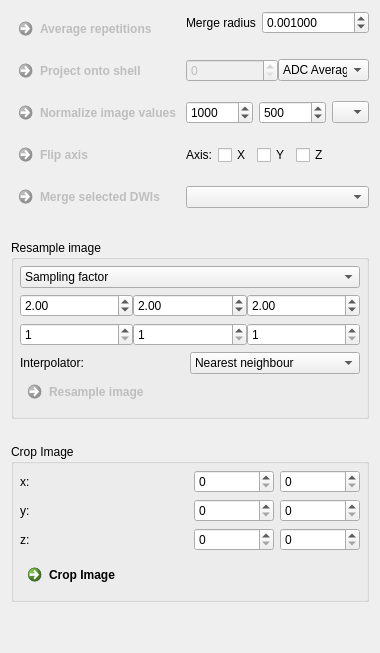
     <widget class="QWidget" name="tab_5">
      <attribute name="title">
       <string>Image Values</string>
      </attribute>
      <layout class="QGridLayout" name="gridLayout_8">
       <property name="verticalSpacing">
        <number>25</number>
       </property>
       <item row="3" column="0">
        <spacer name="verticalSpacer">
         <property name="orientation">
          <enum>Qt::Vertical</enum>
         </property>
         <property name="sizeHint" stdset="0">
          <size>
           <width>20</width>
           <height>40</height>
          </size>
         </property>
        </spacer>
       </item>
       <item row="0" column="0">
        <widget class="QFrame" name="frame_3">
         <property name="frameShape">
          <enum>QFrame::NoFrame</enum>
         </property>
         <property name="frameShadow">
          <enum>QFrame::Raised</enum>
         </property>
         <layout class="QGridLayout" name="gridLayout_11">
          <property name="leftMargin">
           <number>0</number>
          </property>
          <property name="topMargin">
           <number>0</number>
          </property>
          <property name="rightMargin">
           <number>0</number>
          </property>
          <property name="bottomMargin">
           <number>0</number>
          </property>
          <property name="horizontalSpacing">
           <number>6</number>
          </property>
          <item row="1" column="1">
           <widget class="QFrame" name="frame">
            <property name="frameShape">
             <enum>QFrame::NoFrame</enum>
            </property>
            <property name="frameShadow">
             <enum>QFrame::Raised</enum>
            </property>
            <layout class="QFormLayout" name="formLayout_2">
             <property name="leftMargin">
              <number>0</number>
             </property>
             <property name="topMargin">
              <number>0</number>
             </property>
             <property name="rightMargin">
              <number>0</number>
             </property>
             <property name="bottomMargin">
              <number>0</number>
             </property>
             <item row="0" column="1">
              <widget class="QDoubleSpinBox" name="m_Blur">
               <property name="toolTip">
                <string comment="Accumulates the information that was acquired with multiple repetitions for one gradient. Vectors do not have to be precisely equal in order to be merged, if a &quot;Merge radius&quot; &gt; 0 is configured." extracomment="Accumulates the information that was acquired with multiple repetitions for one gradient. Vectors do not have to be precisely equal in order to be merged, if a &quot;Merge radius&quot; &gt; 0 is configured.">Accumulates the information that was acquired with multiple repetitions for one gradient. Vectors do not have to be precisely equal in order to be merged, if a &quot;Merge radius&quot; &gt; 0 is configured.</string>
               </property>
               <property name="statusTip">
                <string comment="Accumulates the information that was acquired with multiple repetitions for one gradient. Vectors do not have to be precisely equal in order to be merged, if a &quot;Merge radius&quot; &gt; 0 is configured." extracomment="Accumulates the information that was acquired with multiple repetitions for one gradient. Vectors do not have to be precisely equal in order to be merged, if a &quot;Merge radius&quot; &gt; 0 is configured.">Accumulates the information that was acquired with multiple repetitions for one gradient. Vectors do not have to be precisely equal in order to be merged, if a &quot;Merge radius&quot; &gt; 0 is configured.</string>
               </property>
               <property name="whatsThis">
                <string comment="Accumulates the information that was acquired with multiple repetitions for one gradient. Vectors do not have to be precisely equal in order to be merged, if a &quot;Merge radius&quot; &gt; 0 is configured." extracomment="Accumulates the information that was acquired with multiple repetitions for one gradient. Vectors do not have to be precisely equal in order to be merged, if a &quot;Merge radius&quot; &gt; 0 is configured.">Accumulates the information that was acquired with multiple repetitions for one gradient. Vectors do not have to be precisely equal in order to be merged, if a &quot;Merge radius&quot; &gt; 0 is configured.</string>
               </property>
               <property name="decimals">
                <number>6</number>
               </property>
               <property name="maximum">
                <double>2.000000000000000</double>
               </property>
               <property name="singleStep">
                <double>0.000100000000000</double>
               </property>
               <property name="value">
                <double>0.001000000000000</double>
               </property>
              </widget>
             </item>
             <item row="0" column="0">
              <widget class="QLabel" name="label">
               <property name="toolTip">
                <string comment="Accumulates the information that was acquired with multiple repetitions for one gradient. Vectors do not have to be precisely equal in order to be merged, if a &quot;Merge radius&quot; &gt; 0 is configured." extracomment="Accumulates the information that was acquired with multiple repetitions for one gradient. Vectors do not have to be precisely equal in order to be merged, if a &quot;Merge radius&quot; &gt; 0 is configured.">Accumulates the information that was acquired with multiple repetitions for one gradient. Vectors do not have to be precisely equal in order to be merged, if a &quot;Merge radius&quot; &gt; 0 is configured.</string>
               </property>
               <property name="statusTip">
                <string comment="Accumulates the information that was acquired with multiple repetitions for one gradient. Vectors do not have to be precisely equal in order to be merged, if a &quot;Merge radius&quot; &gt; 0 is configured." extracomment="Accumulates the information that was acquired with multiple repetitions for one gradient. Vectors do not have to be precisely equal in order to be merged, if a &quot;Merge radius&quot; &gt; 0 is configured.">Accumulates the information that was acquired with multiple repetitions for one gradient. Vectors do not have to be precisely equal in order to be merged, if a &quot;Merge radius&quot; &gt; 0 is configured.</string>
               </property>
               <property name="whatsThis">
                <string comment="Accumulates the information that was acquired with multiple repetitions for one gradient. Vectors do not have to be precisely equal in order to be merged, if a &quot;Merge radius&quot; &gt; 0 is configured." extracomment="Accumulates the information that was acquired with multiple repetitions for one gradient. Vectors do not have to be precisely equal in order to be merged, if a &quot;Merge radius&quot; &gt; 0 is configured.">Accumulates the information that was acquired with multiple repetitions for one gradient. Vectors do not have to be precisely equal in order to be merged, if a &quot;Merge radius&quot; &gt; 0 is configured.</string>
               </property>
               <property name="text">
                <string>Merge radius</string>
               </property>
              </widget>
             </item>
            </layout>
           </widget>
          </item>
          <item row="6" column="0">
           <widget class="QCommandLinkButton" name="m_MergeDwisButton">
            <property name="enabled">
             <bool>false</bool>
            </property>
            <property name="toolTip">
             <string>Merges selected DWIs of same dimension. If several b-values are present, the resulting image will contain multiple b-shells.</string>
            </property>
            <property name="statusTip">
             <string/>
            </property>
            <property name="whatsThis">
             <string notr="true"/>
            </property>
            <property name="text">
             <string>Merge selected DWIs</string>
            </property>
           </widget>
          </item>
          <item row="3" column="0">
           <widget class="QCommandLinkButton" name="m_NormalizeImageValuesButton">
            <property name="enabled">
             <bool>false</bool>
            </property>
            <property name="toolTip">
             <string>Normalizes the diffusion-weighted image values across all weighted volumes to the given mean and standard deviation.</string>
            </property>
            <property name="statusTip">
             <string/>
            </property>
            <property name="whatsThis">
             <string notr="true"/>
            </property>
            <property name="text">
             <string>Normalize image values</string>
            </property>
           </widget>
          </item>
          <item row="2" column="1">
           <widget class="QFrame" name="frame_4">
            <property name="frameShape">
             <enum>QFrame::NoFrame</enum>
            </property>
            <property name="frameShadow">
             <enum>QFrame::Raised</enum>
            </property>
            <layout class="QGridLayout" name="gridLayout_4">
             <property name="leftMargin">
              <number>0</number>
             </property>
             <property name="topMargin">
              <number>0</number>
             </property>
             <property name="rightMargin">
              <number>0</number>
             </property>
             <property name="bottomMargin">
              <number>0</number>
             </property>
             <property name="spacing">
              <number>0</number>
             </property>
             <item row="0" column="0">
              <widget class="QSpinBox" name="m_targetBValueSpinBox">
               <property name="enabled">
                <bool>false</bool>
               </property>
               <property name="toolTip">
                <string>Target b-value</string>
               </property>
               <property name="maximum">
                <number>100000</number>
               </property>
               <property name="singleStep">
                <number>500</number>
               </property>
              </widget>
             </item>
             <item row="0" column="1">
              <widget class="QComboBox" name="m_ProjectionMethodBox">
               <property name="toolTip">
                <string>Select projection method.</string>
               </property>
               <property name="sizeAdjustPolicy">
                <enum>QComboBox::AdjustToMinimumContentsLength</enum>
               </property>
               <item>
                <property name="text">
                 <string>ADC Average</string>
                </property>
               </item>
               <item>
                <property name="text">
                 <string>AKC</string>
                </property>
               </item>
               <item>
                <property name="text">
                 <string>Bi-Exponential</string>
                </property>
               </item>
              </widget>
             </item>
            </layout>
           </widget>
          </item>
          <item row="1" column="0">
           <widget class="QCommandLinkButton" name="m_ButtonAverageGradients">
            <property name="enabled">
             <bool>false</bool>
            </property>
            <property name="toolTip">
             <string>Multiple acquistions of one gradient direction can be averaged. Due to rounding errors, similar gradients often differ in the last decimal positions. The Merge radius allows to average them by taking all directions within a certain radius into account.</string>
            </property>
            <property name="statusTip">
             <string/>
            </property>
            <property name="whatsThis">
             <string notr="true"/>
            </property>
            <property name="text">
             <string>Average repetitions</string>
            </property>
           </widget>
          </item>
          <item row="2" column="0">
           <widget class="QCommandLinkButton" name="m_ProjectSignalButton">
            <property name="enabled">
             <bool>false</bool>
            </property>
            <property name="toolTip">
             <string>Project image values onto one b-shell.</string>
            </property>
            <property name="text">
             <string>Project onto shell</string>
            </property>
           </widget>
          </item>
          <item row="3" column="1">
           <widget class="QFrame" name="frame_6">
            <property name="frameShape">
             <enum>QFrame::NoFrame</enum>
            </property>
            <property name="frameShadow">
             <enum>QFrame::Raised</enum>
            </property>
            <layout class="QGridLayout" name="gridLayout_19">
             <property name="leftMargin">
              <number>0</number>
             </property>
             <property name="topMargin">
              <number>0</number>
             </property>
             <property name="rightMargin">
              <number>0</number>
             </property>
             <property name="bottomMargin">
              <number>0</number>
             </property>
             <property name="verticalSpacing">
              <number>0</number>
             </property>
             <item row="0" column="1">
              <widget class="QSpinBox" name="m_NewStdev">
               <property name="enabled">
                <bool>true</bool>
               </property>
               <property name="toolTip">
                <string>New stdev</string>
               </property>
               <property name="maximum">
                <number>100000</number>
               </property>
               <property name="singleStep">
                <number>100</number>
               </property>
               <property name="value">
                <number>500</number>
               </property>
              </widget>
             </item>
             <item row="0" column="2">
              <widget class="QmitkDataStorageComboBoxWithSelectNone" name="m_NormalizationMaskBox">
               <property name="toolTip">
                <string>Select binary mask image. The mask is used to calculate the old mean and standard deviation.</string>
               </property>
               <property name="sizeAdjustPolicy">
                <enum>QComboBox::AdjustToMinimumContentsLength</enum>
               </property>
              </widget>
             </item>
             <item row="0" column="0">
              <widget class="QSpinBox" name="m_NewMean">
               <property name="enabled">
                <bool>true</bool>
               </property>
               <property name="toolTip">
                <string>New mean value</string>
               </property>
               <property name="maximum">
                <number>100000</number>
               </property>
               <property name="singleStep">
                <number>100</number>
               </property>
               <property name="value">
                <number>1000</number>
               </property>
              </widget>
             </item>
            </layout>
           </widget>
          </item>
          <item row="4" column="0">
           <widget class="QCommandLinkButton" name="m_FlipAxis">
            <property name="enabled">
             <bool>false</bool>
            </property>
            <property name="toolTip">
             <string>Merges selected DWIs of same dimension. If several b-values are present, the resulting image will contain multiple b-shells.</string>
            </property>
            <property name="statusTip">
             <string/>
            </property>
            <property name="whatsThis">
             <string notr="true"/>
            </property>
            <property name="text">
             <string>Flip axis</string>
            </property>
           </widget>
          </item>
          <item row="4" column="1">
           <widget class="QFrame" name="frame_7">
            <property name="frameShape">
             <enum>QFrame::NoFrame</enum>
            </property>
            <property name="frameShadow">
             <enum>QFrame::Raised</enum>
            </property>
            <layout class="QGridLayout" name="gridLayout_20">
             <property name="leftMargin">
              <number>0</number>
             </property>
             <property name="topMargin">
              <number>0</number>
             </property>
             <property name="rightMargin">
              <number>0</number>
             </property>
             <property name="bottomMargin">
              <number>0</number>
             </property>
             <item row="0" column="2">
              <widget class="QCheckBox" name="m_FlipY">
               <property name="text">
                <string>Y</string>
               </property>
              </widget>
             </item>
             <item row="0" column="4">
              <spacer name="horizontalSpacer_4">
               <property name="orientation">
                <enum>Qt::Horizontal</enum>
               </property>
               <property name="sizeHint" stdset="0">
                <size>
                 <width>40</width>
                 <height>20</height>
                </size>
               </property>
              </spacer>
             </item>
             <item row="0" column="1">
              <widget class="QCheckBox" name="m_FlipX">
               <property name="text">
                <string>X</string>
               </property>
              </widget>
             </item>
             <item row="0" column="3">
              <widget class="QCheckBox" name="m_FlipZ">
               <property name="text">
                <string>Z</string>
               </property>
              </widget>
             </item>
             <item row="0" column="0">
              <widget class="QLabel" name="label_8">
               <property name="text">
                <string>Axis:</string>
               </property>
              </widget>
             </item>
            </layout>
           </widget>
          </item>
          <item row="6" column="1">
           <widget class="QmitkDataStorageComboBox" name="m_MergeDwiBox">
            <property name="sizeAdjustPolicy">
             <enum>QComboBox::AdjustToMinimumContentsLength</enum>
            </property>
           </widget>
          </item>
         </layout>
        </widget>
       </item>
       <item row="1" column="0">
        <widget class="QGroupBox" name="groupBox_2">
         <property name="title">
          <string>Resample image</string>
         </property>
         <layout class="QGridLayout" name="gridLayout_12">
          <property name="leftMargin">
           <number>6</number>
          </property>
          <property name="topMargin">
           <number>6</number>
          </property>
          <property name="rightMargin">
           <number>6</number>
          </property>
          <property name="bottomMargin">
           <number>6</number>
          </property>
          <property name="spacing">
           <number>6</number>
          </property>
          <item row="1" column="0">
           <widget class="QFrame" name="m_ResampleDoubleFrame">
            <property name="frameShape">
             <enum>QFrame::NoFrame</enum>
            </property>
            <property name="frameShadow">
             <enum>QFrame::Raised</enum>
            </property>
            <layout class="QGridLayout" name="gridLayout_5">
             <property name="leftMargin">
              <number>0</number>
             </property>
             <property name="topMargin">
              <number>0</number>
             </property>
             <property name="rightMargin">
              <number>0</number>
             </property>
             <property name="bottomMargin">
              <number>0</number>
             </property>
             <property name="spacing">
              <number>0</number>
             </property>
             <item row="0" column="1">
              <widget class="QDoubleSpinBox" name="m_ResampleDoubleY">
               <property name="minimum">
                <double>0.010000000000000</double>
               </property>
               <property name="value">
                <double>2.000000000000000</double>
               </property>
              </widget>
             </item>
             <item row="0" column="0">
              <widget class="QDoubleSpinBox" name="m_ResampleDoubleX">
               <property name="minimum">
                <double>0.010000000000000</double>
               </property>
               <property name="value">
                <double>2.000000000000000</double>
               </property>
              </widget>
             </item>
             <item row="0" column="2">
              <widget class="QDoubleSpinBox" name="m_ResampleDoubleZ">
               <property name="minimum">
                <double>0.010000000000000</double>
               </property>
               <property name="value">
                <double>2.000000000000000</double>
               </property>
              </widget>
             </item>
            </layout>
           </widget>
          </item>
          <item row="0" column="0">
           <widget class="QComboBox" name="m_ResampleTypeBox">
            <item>
             <property name="text">
              <string>Sampling factor</string>
             </property>
            </item>
            <item>
             <property name="text">
              <string>New image spacing</string>
             </property>
            </item>
            <item>
             <property name="text">
              <string>New image size</string>
             </property>
            </item>
           </widget>
          </item>
          <item row="3" column="0">
           <widget class="QFrame" name="frame_5">
            <property name="frameShape">
             <enum>QFrame::NoFrame</enum>
            </property>
            <property name="frameShadow">
             <enum>QFrame::Raised</enum>
            </property>
            <layout class="QGridLayout" name="gridLayout_14">
             <property name="leftMargin">
              <number>0</number>
             </property>
             <property name="topMargin">
              <number>0</number>
             </property>
             <property name="rightMargin">
              <number>0</number>
             </property>
             <property name="bottomMargin">
              <number>0</number>
             </property>
             <property name="spacing">
              <number>0</number>
             </property>
             <item row="0" column="0">
              <widget class="QLabel" name="label_3">
               <property name="text">
                <string>Interpolator:</string>
               </property>
              </widget>
             </item>
             <item row="0" column="1">
              <widget class="QComboBox" name="m_InterpolatorBox">
               <item>
                <property name="text">
                 <string>Nearest neighbour</string>
                </property>
               </item>
               <item>
                <property name="text">
                 <string>Linear</string>
                </property>
               </item>
               <item>
                <property name="text">
                 <string>B-spline</string>
                </property>
               </item>
               <item>
                <property name="text">
                 <string>Windowed sinc</string>
                </property>
               </item>
              </widget>
             </item>
             <item row="1" column="0">
              <widget class="QCommandLinkButton" name="m_ResampleImageButton">
               <property name="enabled">
                <bool>false</bool>
               </property>
               <property name="toolTip">
                <string/>
               </property>
               <property name="statusTip">
                <string/>
               </property>
               <property name="whatsThis">
                <string notr="true"/>
               </property>
               <property name="text">
                <string>Resample image</string>
               </property>
              </widget>
             </item>
            </layout>
           </widget>
          </item>
          <item row="2" column="0">
           <widget class="QFrame" name="m_ResampleIntFrame">
            <property name="frameShape">
             <enum>QFrame::NoFrame</enum>
            </property>
            <property name="frameShadow">
             <enum>QFrame::Raised</enum>
            </property>
            <layout class="QGridLayout" name="gridLayout_13">
             <property name="leftMargin">
              <number>0</number>
             </property>
             <property name="topMargin">
              <number>0</number>
             </property>
             <property name="rightMargin">
              <number>0</number>
             </property>
             <property name="bottomMargin">
              <number>0</number>
             </property>
             <property name="spacing">
              <number>0</number>
             </property>
             <item row="0" column="0">
              <widget class="QSpinBox" name="m_ResampleIntX">
               <property name="minimum">
                <number>1</number>
               </property>
               <property name="maximum">
                <number>10000</number>
               </property>
              </widget>
             </item>
             <item row="0" column="1">
              <widget class="QSpinBox" name="m_ResampleIntY">
               <property name="minimum">
                <number>1</number>
               </property>
               <property name="maximum">
                <number>10000</number>
               </property>
              </widget>
             </item>
             <item row="0" column="2">
              <widget class="QSpinBox" name="m_ResampleIntZ">
               <property name="minimum">
                <number>1</number>
               </property>
               <property name="maximum">
                <number>10000</number>
               </property>
              </widget>
             </item>
            </layout>
           </widget>
          </item>
         </layout>
        </widget>
       </item>
       <item row="2" column="0">
        <widget class="QGroupBox" name="groupBox_8">
         <property name="title">
          <string>Crop Image</string>
         </property>
         <layout class="QGridLayout" name="gridLayout_22">
          <property name="leftMargin">
           <number>6</number>
          </property>
          <property name="topMargin">
           <number>6</number>
          </property>
          <property name="rightMargin">
           <number>6</number>
          </property>
          <property name="bottomMargin">
           <number>6</number>
          </property>
          <property name="spacing">
           <number>6</number>
          </property>
          <item row="0" column="0">
           <widget class="QLabel" name="label_9">
            <property name="text">
             <string>x:</string>
            </property>
           </widget>
          </item>
          <item row="0" column="1">
           <widget class="QSpinBox" name="m_XstartBox"/>
          </item>
          <item row="1" column="0">
           <widget class="QLabel" name="label_10">
            <property name="text">
             <string>y:</string>
            </property>
           </widget>
          </item>
          <item row="2" column="0">
           <widget class="QLabel" name="label_11">
            <property name="text">
             <string>z:</string>
            </property>
           </widget>
          </item>
          <item row="3" column="0">
           <widget class="QCommandLinkButton" name="m_CropImageButton">
            <property name="text">
             <string>Crop Image</string>
            </property>
           </widget>
          </item>
          <item row="0" column="2">
           <widget class="QSpinBox" name="m_XendBox"/>
          </item>
          <item row="1" column="1">
           <widget class="QSpinBox" name="m_YstartBox"/>
          </item>
          <item row="1" column="2">
           <widget class="QSpinBox" name="m_YendBox"/>
          </item>
          <item row="2" column="1">
           <widget class="QSpinBox" name="m_ZstartBox"/>
          </item>
          <item row="2" column="2">
           <widget class="QSpinBox" name="m_ZendBox"/>
          </item>
         </layout>
        </widget>
       </item>
      </layout>
     </widget>
